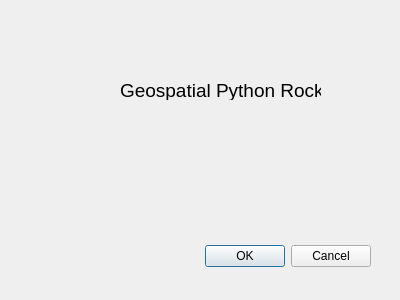
<?xml version="1.0" encoding="UTF-8"?>
<ui version="4.0">
 <class>MyPlugin</class>
 <widget class="QDialog" name="MyPlugin">
  <property name="geometry">
   <rect>
    <x>0</x>
    <y>0</y>
    <width>400</width>
    <height>300</height>
   </rect>
  </property>
  <property name="windowTitle">
   <string>MyPlugin</string>
  </property>
  <widget class="QDialogButtonBox" name="buttonBox">
   <property name="geometry">
    <rect>
     <x>30</x>
     <y>240</y>
     <width>341</width>
     <height>32</height>
    </rect>
   </property>
   <property name="orientation">
    <enum>Qt::Horizontal</enum>
   </property>
   <property name="standardButtons">
    <set>QDialogButtonBox::Cancel|QDialogButtonBox::Ok</set>
   </property>
  </widget>
  <widget class="QLabel" name="label">
   <property name="geometry">
    <rect>
     <x>120</x>
     <y>80</y>
     <width>201</width>
     <height>20</height>
    </rect>
   </property>
   <property name="font">
    <font>
     <pointsize>14</pointsize>
    </font>
   </property>
   <property name="text">
    <string>Geospatial Python Rocks!</string>
   </property>
  </widget>
 </widget>
 <resources/>
 <connections>
  <connection>
   <sender>buttonBox</sender>
   <signal>accepted()</signal>
   <receiver>MyPlugin</receiver>
   <slot>accept()</slot>
   <hints>
    <hint type="sourcelabel">
     <x>248</x>
     <y>254</y>
    </hint>
    <hint type="destinationlabel">
     <x>157</x>
     <y>274</y>
    </hint>
   </hints>
  </connection>
  <connection>
   <sender>buttonBox</sender>
   <signal>rejected()</signal>
   <receiver>MyPlugin</receiver>
   <slot>reject()</slot>
   <hints>
    <hint type="sourcelabel">
     <x>316</x>
     <y>260</y>
    </hint>
    <hint type="destinationlabel">
     <x>286</x>
     <y>274</y>
    </hint>
   </hints>
  </connection>
 </connections>
</ui>
